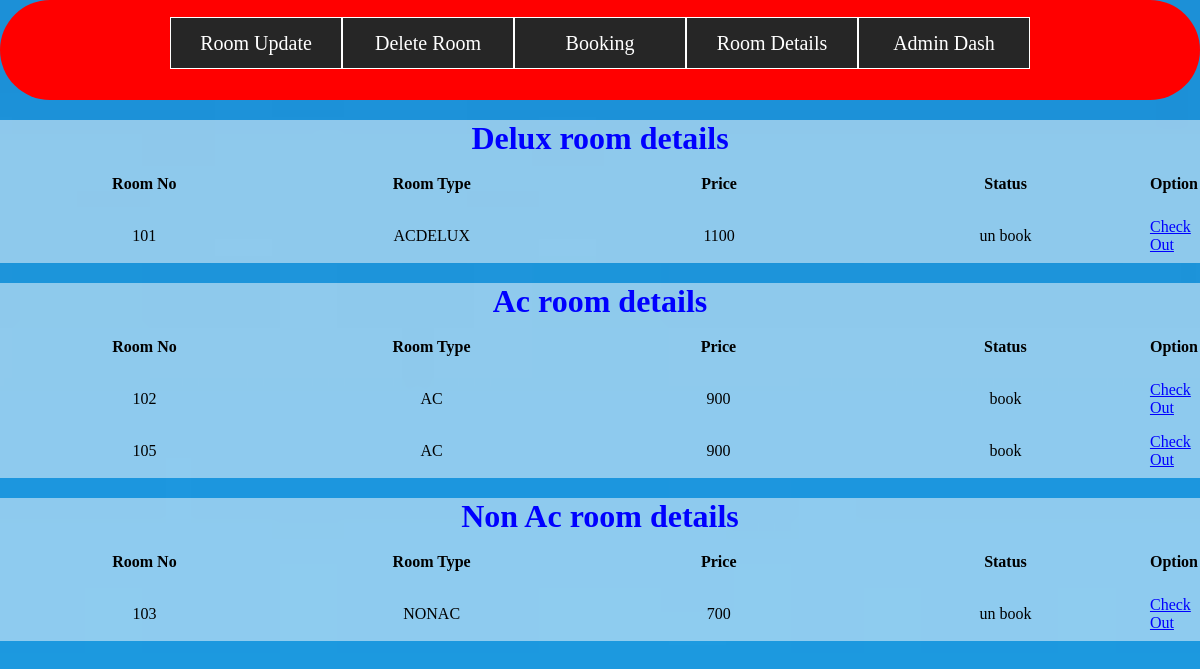
/res/res/admin/roomdetails.php, run on the app's committed database.
### tables this page shows
CREATE TABLE `deluxacroom` (
  `id` int(11) NOT NULL,
  `roomno` int(20) NOT NULL,
  `roomtype` varchar(20) DEFAULT NULL,
  `price` int(20) NOT NULL,
  `status` varchar(20) NOT NULL DEFAULT 'un book'
);

CREATE TABLE `acroom` (
  `id` int(11) NOT NULL,
  `roomno` int(11) NOT NULL,
  `roomtype` varchar(20) DEFAULT NULL,
  `price` int(11) NOT NULL,
  `status` varchar(20) NOT NULL DEFAULT 'un book'
);

CREATE TABLE `nonac` (
  `id` int(11) NOT NULL,
  `roomno` int(11) NOT NULL,
  `roomtype` varchar(20) DEFAULT NULL,
  `price` int(11) NOT NULL,
  `status` varchar(20) NOT NULL DEFAULT 'un book'
);

### res/res/admin/roomdetails.php (the view, shortened to what this page needs)
<?php
include('../dbcon.php');
?>
<!DOCTYPE html>
<html lang="en">
<head>
    <link rel="stylesheet" href="stylee.css">
</head>
<body>
    <div class="wrapper-container">
    <div class="wrapper">
        <ul>
            <li><a href="#">Room Update</a>
            </li>
            <li><a href="roomdelete.php">Delete Room</a></li>
            <li><a href="booking.php">Booking</a></li>
            <li><a href="roomdetails.php">Room Details</a></li>
            <li><a href="admindash.php">Admin Dash</a></li>
        </ul>
    </div>
    </div>
    <div class="admin-room-details">
         <h1 style="color:blue; text-align:center;">Delux room details</h1>
         <table>
             <tr>
                     <th width="25%" height="50px">Room No</th>
                     <th width="25%" height="50px">Room Type</th>
                     <th width="25%" height="50px">Price</th>
                     <th width="25%" height="50px">Status</th>
                     <th width="25%" height="50px">Option</th>
             </tr>
             <?php
                $qry="SELECT * FROM `deluxacroom`";
                $run=mysqli_query($sql,$qry);
                while( $row=mysqli_fetch_assoc($run))
                {
                    $rno=$row['roomno'];
                    $rtype=$row['roomtype'];
                    $price=$row['price'];
                    $status=$row['status'];
                    ?>
                    <tr>
                    <td width="25%" height="50px"><center><?php echo $rno ?></center></td>
                     <td width="25%" height="50px"><center><?php echo $rtype ?></center></td>
                     <td width="25%" height="50px"><center><?php echo $price ?></center></td>
                     <td width="25%" height="50px"><center><?php echo $status ?></center></td>
                     <td><a style="color:blue;" href="co.php? rno=<?php echo $rno; ?>">Check Out</a></td>
                    </tr>
                    <?php
                }
             ?>
         </table>
    </div>
    <div class="admin-room-details">
         <h1 style="color:blue; text-align:center;">Ac room details</h1>
         <table>
             <tr>
                     <th width="25%" height="50px">Room No</th>
                     <th width="25%" height="50px">Room Type</th>
                     <th width="25%" height="50px">Price</th>
                     <th width="25%" height="50px">Status</th>
                     <th width="25%" height="50px">Option</th>
             </tr>
             <?php
                $qry="SELECT * FROM `acroom`";
                $run=mysqli_query($sql,$qry);
                while( $row=mysqli_fetch_assoc($run))
                {
                    $rno=$row['roomno'];
                    $rtype=$row['roomtype'];
                    $price=$row['price'];
                    $status=$row['status'];
                    ?>
                    <tr>
                    <td width="25%" height="50px"><center><?php echo $rno ?></center></td>
                     <td width="25%" height="50px"><center><?php echo $rtype ?></center></td>
                     <td width="25%" height="50px"><center><?php echo $price ?></center></td>
                     <td width="25%" height="50px"><center><?php echo $status ?></center></td>
                     <td><a style="color:blue;" href="co1.php? rno=<?php echo $rno; ?>">Check Out</a></td>
                    </tr>
                    <?php
                }
             ?>
         </table>
    </div>
    <div class="admin-room-details">
         <h1 style="color:blue; text-align:center;">Non Ac room details</h1>
         <table>
             <tr>
                     <th width="25%" height="50px">Room No</th>
                     <th width="25%" height="50px">Room Type</th>
                     <th width="25%" height="50px">Price</th>
                     <th width="25%" height="50px">Status</th>
                     <th width="25%" height="50px">Option</th>
             </tr>
             <?php
                $qry="SELECT * FROM `nonac`";
                $run=mysqli_query($sql,$qry);
                while( $row=mysqli_fetch_assoc($run))
                {
                    $rno=$row['roomno'];
                    $rtype=$row['roomtype'];
                    $price=$row['price'];
                    $status=$row['status'];
                    ?>
                    <tr>
                    <td width="25%" height="50px"><center><?php echo $rno ?></center></td>
                     <td width="25%" height="50px"><center><?php echo $rtype ?></center></td>
                     <td width="25%" height="50px"><center><?php echo $price ?></center></td>
                     <td width="25%" height="50px"><center><?php echo $status ?></center></td>
                     <td><a style="color:blue;" href="co2.php? rno=<?php echo $rno; ?>">Check Out</a></td>
                    </tr>
                    <?php
                }
             ?>
         </table>
    </div>
</body>
</html>

### res/res/admin/stylee.css (style rules this page uses)
* { margin: 0; padding: 0; }
.wrapper { width: 860px; margin: 0 auto; }
.wrapper-container { background-color: red; width: 100%; height: 100px; position: relative; border-radius: 50px; }
.wrapper ul { list-style: none; padding-top: 2%; }
.wrapper ul li { background: #262626; width: 170px; border: 1px solid #fff; height: 50px; line-height: 50px; text-align: center; float: left; position: relative; }
.wrapper ul li a { color: #fff; font-size: 20px; text-decoration: none; }

### res/res/admin/roomdetails.php (style rules this page uses)
.admin-room-details { background:rgba(255,255,255,0.5); }
.admin-room-details h1 { text-align:center; margin-top: 20px; }
body::before { position: absolute; content: ""; height: 170%; width: 100%; z-index: -1; opacity: 0.89; background: url('../img/adminhotel2.jpg') center center/cover no-repeat; }

### data on the page
deluxacroom: roomno "101", roomtype "ACDELUX", price "1100", status "un book"
acroom: roomno "102", roomtype "AC", price "900", status "book"
acroom: roomno "105", roomtype "AC", price "900", status "book"
nonac: roomno "103", roomtype "NONAC", price "700", status "un book"
